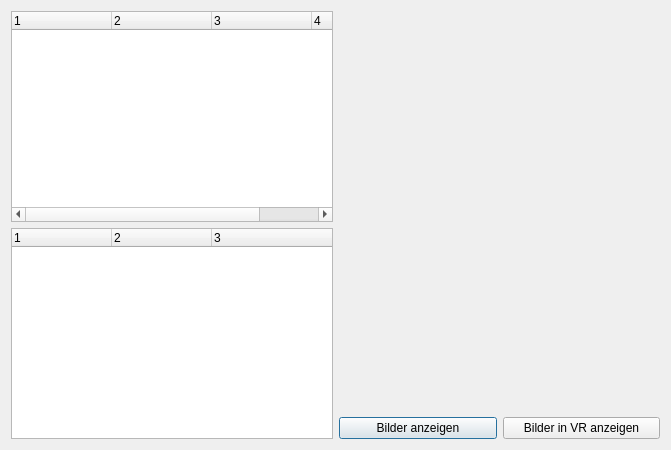
<?xml version="1.0" encoding="UTF-8"?>
<ui version="4.0">
 <class>Dialog</class>
 <widget class="QDialog" name="Dialog">
  <property name="geometry">
   <rect>
    <x>0</x>
    <y>0</y>
    <width>671</width>
    <height>450</height>
   </rect>
  </property>
  <property name="windowTitle">
   <string>Dialog</string>
  </property>
  <layout class="QHBoxLayout" name="horizontalLayout">
   <item>
    <layout class="QVBoxLayout" name="verticalLayout">
     <item>
      <widget class="QTreeWidget" name="studytree">
       <property name="columnCount">
        <number>4</number>
       </property>
       <column>
        <property name="text">
         <string notr="true">1</string>
        </property>
       </column>
       <column>
        <property name="text">
         <string notr="true">2</string>
        </property>
       </column>
       <column>
        <property name="text">
         <string notr="true">3</string>
        </property>
       </column>
       <column>
        <property name="text">
         <string notr="true">4</string>
        </property>
       </column>
      </widget>
     </item>
     <item>
      <widget class="QTreeWidget" name="seriestree">
       <property name="columnCount">
        <number>3</number>
       </property>
       <column>
        <property name="text">
         <string notr="true">1</string>
        </property>
       </column>
       <column>
        <property name="text">
         <string notr="true">2</string>
        </property>
       </column>
       <column>
        <property name="text">
         <string notr="true">3</string>
        </property>
       </column>
      </widget>
     </item>
    </layout>
   </item>
   <item>
    <layout class="QVBoxLayout" name="verticalLayout_2">
     <item>
      <widget class="QLabel" name="label">
       <property name="sizePolicy">
        <sizepolicy hsizetype="Expanding" vsizetype="Expanding">
         <horstretch>0</horstretch>
         <verstretch>0</verstretch>
        </sizepolicy>
       </property>
       <property name="text">
        <string/>
       </property>
      </widget>
     </item>
     <item>
      <layout class="QHBoxLayout" name="horizontalLayout_2">
       <item>
        <widget class="QPushButton" name="schichtenBtn">
         <property name="text">
          <string>Bilder anzeigen</string>
         </property>
        </widget>
       </item>
       <item>
        <widget class="QPushButton" name="vrBtn">
         <property name="text">
          <string>Bilder in VR anzeigen</string>
         </property>
        </widget>
       </item>
      </layout>
     </item>
    </layout>
   </item>
  </layout>
 </widget>
 <resources/>
 <connections/>
</ui>
